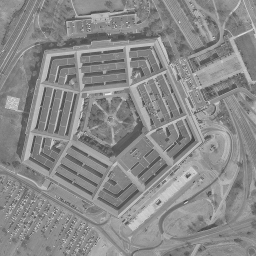
%> input picture Interpolation/pentagon256x256.tif, 256 x 256 px
$ octave e3.m   (GNU Octave 9; MATLAB toolbox functions it lacks are replaced by stand-ins)
%> lines starting %> are read from the running program, lines starting %| are printed output that depends on the picture
%%%%%%%%%%%%%%%%%%%%%%%%%%%%%%%%%%%%%%%%%%%%%%%
%%%        Practice - Interpolation         %%%
%%%             Team members                %%%
%%%     +Herrera Godina Adriana Jocelyn     %%%
%%%        +Miranda Miranda Emiliano        %%%
%%%      +Nicolás Marín Brian Geovanny      %%%
%%%      +Sanchez Torres Sergio Daniel      %%%
%%%%%%%%%%%%%%%%%%%%%%%%%%%%%%%%%%%%%%%%%%%%%%%

%%%%%%%%%%%%%%%%%%%%%%%%%%%%%%%%%%%%%
%Ejercicio 1 - Sobremuestreo espacial
%%%%%%%%%%%%%%%%%%%%%%%%%%%%%%%%%%%%%

pentImg = imread("pentagon256x256.tif");
%> pentImg is the input picture: size 256x256 uint8; min 67, max 234, mean 138.1
figure('name',"IMAGEN ORIGINAL");
imshow(pentImg);
title("Imagen Original");

%1.1 Obtenga el sobremuestreo de la imagen original insertando ceros entre
%los pixeles de la misma con factores $T \uparrow = 2 \times 2$ y $T
%\uparrow = 4 \times 4$
%Sobremuestreo 2x2
B = zeros([size(pentImg,1) * 2 size(pentImg,2) * 2]);
B(1:2:end, 1:2:end) = pentImg;
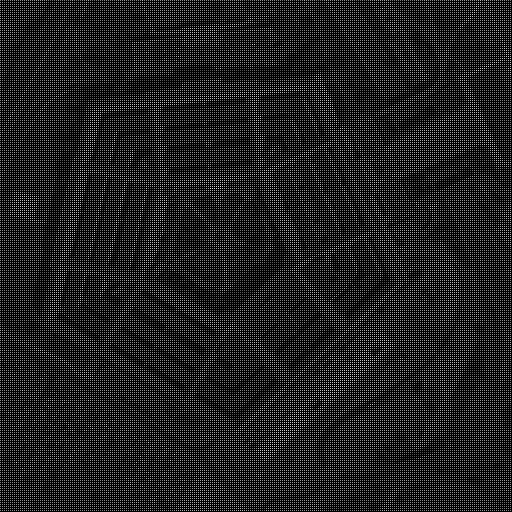
%> B: size 512x512 double; min 0, max 234, mean 34.5

%Sobremuestreo 4x4
C = zeros([size(pentImg,1) * 4 size(pentImg,2) * 4]);
C(1:4:end, 1:4:end) = pentImg;
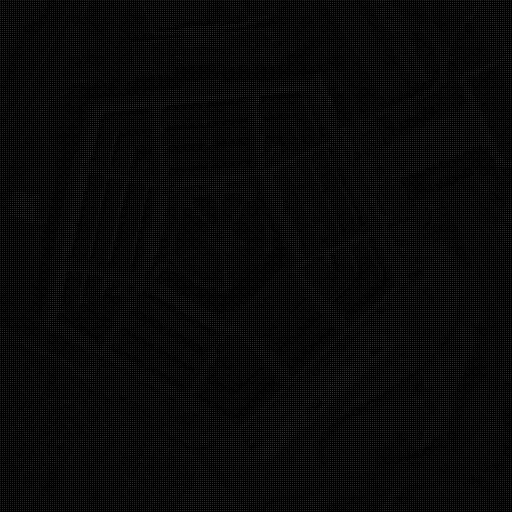
%> C: size 1024x1024 double (shown at 1/2 size); min 0, max 234, mean 8.6

figure('name',"1.1")
subplot(1,2,1);
image(B);
colormap(gray);
title("SOBREMUESTREO DE 2x2");

subplot(1,2,2);
image(C);
colormap(gray);
title("SOBREMUESTREO DE 4x4");

%1.2 Obtenga a la magnitud del espectro de la DFT (abs) de cada una de las
%imágenes sobremuestreadas y de la imagen original. Despliegue los
%resultados en una misma figura para efectos de comparación (en Matlab se
%puede usar el comando subplot). Recuerde usar fftshift para centrar los
%espectros y una función de escalamiento para el despliegue, ejemplo:
%ImFDespliegue=log(1.0 + ImF), donde ImF es la DFT de la imagen con sobremuestreo.
dftor = fftshift(abs(log(fft2(pentImg))));
dft2x2 = fftshift(abs(log(fft2(pentImg))));
dft4x4 = fftshift(abs(log(fft2(B))));
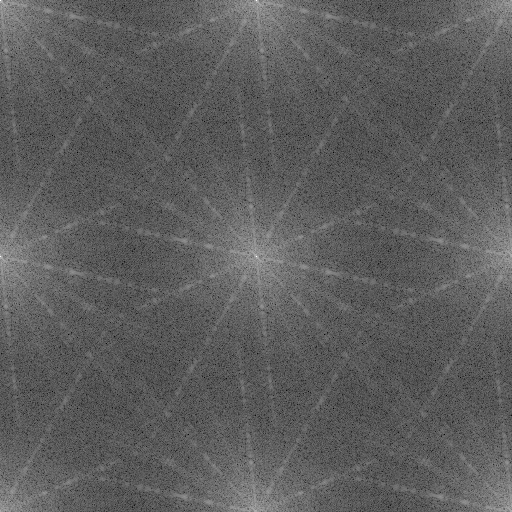
%> dft4x4: size 512x512 double; min 3.29, max 16.02, mean 7.98; drawn with min black and max white

figure('name',"1.2");
subplot(2,2,1);
imshow(dftor, []);
title("DFT DE IMAGEN ORIGINAL");

subplot(2,2,2);
imshow(dft2x2, []);
title("DFT DE IMAGEN CON SOBREMUESTREO 2x2");

subplot(2,2,3);
imshow(dft4x4, []);
title("DFT DE IMAGEN CON SOBREMUESTREO 4x4");

%%%%%%%%%%%%%%%%%%%%%%%%%%%%%%%%%%%%%%%%%%%%%%%%%%%%%%%%%%%%%%%%%%%%%%%%%%
%Ejercicio 2 - Interpolación espacial. Interpole las imágenes con
%sobremuestreo obtenidas en el inciso anterior (con factores $T \uparrow =
%2 \times 2$ y $T \uparrow = 4 \times 4$) usando interpoladores:
%%%%%%%%%%%%%%%%%%%%%%%%%%%%%%%%%%%%%%%%%%%%%%%%%%%%%%%%%%%%%%%%%%%%%%%%%%
Img = imread("pentagon256x256.tif");
grayImg = Img;

up2x2 = uint8(UPSAMPLE(grayImg, 2, 2));
up4x4 = uint8(UPSAMPLE(grayImg, 4, 4));

%Interpolación de orden cero
ordenCero2x2 = [1; 1]*[1, 1];
interOrdenCero2x2 = uint8(conv2(up2x2, ordenCero2x2));
figure("name", "Interpolacion de orden cero 2x2");
imshow(interOrdenCero2x2)

ordenCero4x4 = [1; 1; 1; 1]*[1, 1, 1, 1];
interOrdenCero4x4 = uint8(conv2(up4x4, ordenCero4x4));
figure("name", "Interpolacion de orden cero 4x4");
imshow(interOrdenCero4x4)

%Interpolación lineal
lineal2x2 = [1/2; 1; 1/2]*[1/2 1 1/2];
interLineal2x2 = uint8(conv2(up2x2, lineal2x2));
figure("name", "Interpolacion lineal 2x2");
imshow(interLineal2x2)

lineal4x4 = [1/2; 1; 1; 1; 1/2]*[1/2, 1, 1, 1, 1/2];
interLineal4x4 = uint8(conv2(up4x4, lineal4x4));
figure("name", "Interpolacion lineal 4x4");
imshow(interLineal4x4)

%Interpolación cubica
cubica2x2 = cubic([-2:4/9:2])'*cubic([-2:4/9:2]);
intercubica2x2 = uint8(conv2(up2x2, cubica2x2));
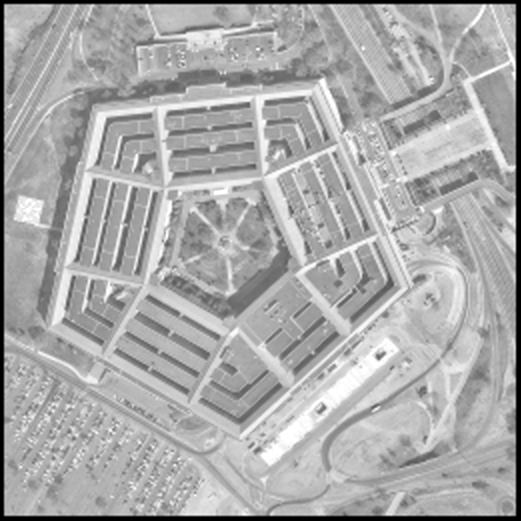
%> intercubica2x2: size 521x521 uint8; min 0, max 255, mean 169.7
figure("name", "Interpolacion cubica 2x2");
imshow(intercubica2x2)

cubica4x4 = cubic([-2:4/17:2])'*cubic([-2:4/17:2]);
intercubica4x4 = uint8(conv2(up4x4, cubica4x4));
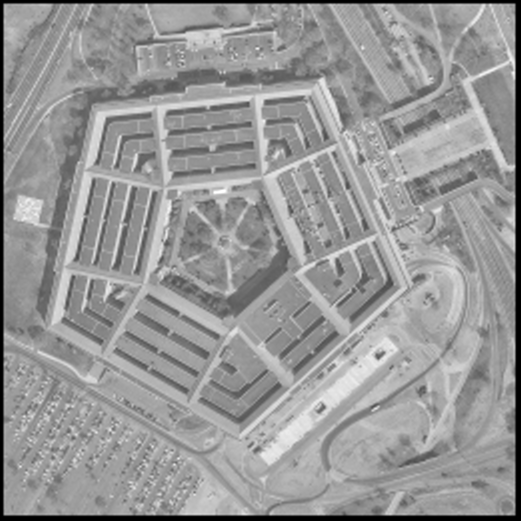
%> intercubica4x4: size 1041x1041 uint8 (shown at 1/2 size); min 0, max 255, mean 151.1
figure("name", "Interpolacion cubica 4x4");
imshow(intercubica4x4)

%DFT
subplot(3, 2, 1)
imshow(fftshift(abs(log(fft2(interOrdenCero2x2)))), []);
title("DFT Interpolación orden cero 2x2")
subplot(3, 2, 2)
imshow(fftshift(abs(log(fft2(interOrdenCero4x4)))), []);
title("DFT Interpolación orden cero 4x4")

subplot(3, 2, 3)
imshow(fftshift(abs(log(fft2(interLineal2x2)))), []);
title("DFT Interpolación Lineal 2x2")
subplot(3, 2, 4)
imshow(fftshift(abs(log(fft2(interLineal4x4)))), []);
title("DFT Interpolación Lineal 4x4")

subplot(3, 2, 5)
imshow(fftshift(abs(log(fft2(intercubica2x2)))), []);
title("DFT Interpolación Cubica 2x2")
subplot(3, 2, 6)
imshow(fftshift(abs(log(fft2(intercubica4x4)))), []);
title("DFT Interpolación Cubica 4x4")


%%%%%%%%%%%%
%Ejercicio 3
%%%%%%%%%%%%
grayImg = pentImg;

%3.1 DFT de imagen original
DFTOriginal = fft2(pentImg);
imshow(log(DFTOriginal), []);
title("3.1 DFT ORIGINAL")

%3.2 DFT con ceros alrededor
DFTwithPading2x2 = padarray(fftshift(DFTOriginal), fix(size(pentImg)/2), 0, 'both');
DFTwithPading4x4 = padarray(fftshift(DFTOriginal), fix(size(pentImg)*(3/2)), 0, 'both');
figure("name", "DFT(abs) con ceros alrededor 2x2")
imshow((log(DFTwithPading2x2)), [])
title("3.2 DFT CON CEROS ALREDEDOR 2x2")
figure("name", "DFT(abs) con ceros alrededor 4x4")
imshow((log(DFTwithPading4x4)), [])
title("3.2 DFT CON CEROS ALREDEDOR 4x4")


%3.3 Comparacion de DFT
subplot(4, 1, 1)
imshow(fftshift(abs(log(fft2(DFTwithPading2x2)))), []);
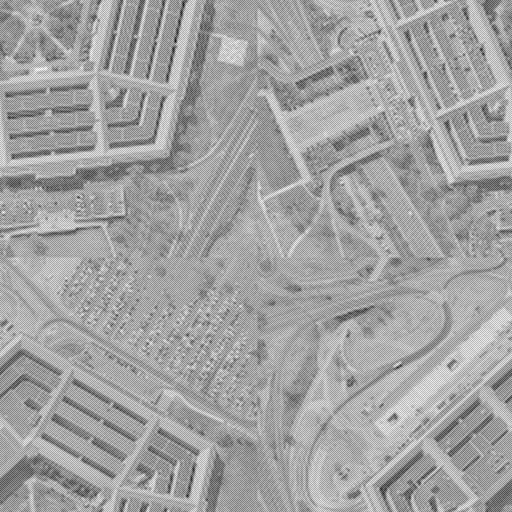
%> displayed picture: size 512x512, on the screen's scale of 0 to 255; min 0, max 255, mean 161.8
title("DFT Interpolación orden cero 2x2")
subplot(4, 1, 2)
imshow(fftshift(abs(log(fft2(interLineal2x2)))), []);
title("DFT Interpolación Lineal 2x2")
subplot(4, 1, 3)
imshow(fftshift(abs(log(fft2(intercubica2x2)))), []);
title("DFT Interpolación cubica 2x2")
subplot(4, 1, 4)
imshow((log(DFTwithPading2x2)), [])
title("DFT Interpolación en frecuencia 2x2")

figure();
subplot(4, 1, 1)
imshow(fftshift(abs(log(fft2(interOrdenCero4x4)))), []);
title("DFT Interpolación orden cero 4x4")
subplot(4, 1, 2)
imshow(fftshift(abs(log(fft2(interLineal4x4)))), []);
title("DFT Interpolación Lineal 4x4")
subplot(4, 1, 3)
imshow(fftshift(abs(log(fft2(intercubica4x4)))), []);
title("DFT Interpolación cubica 4x4")
subplot(4, 1, 4)
imshow((log(DFTwithPading4x4)), [])
title("DFT Interpolación en frecuencia 4x4")

%3.5 DFT Inversa
DFTinverse2x2 = abs(ifft2(DFTwithPading2x2));
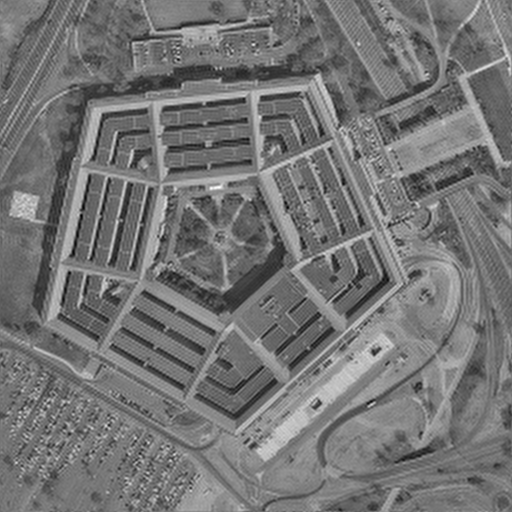
%> DFTinverse2x2: size 512x512 double; min 10.69, max 62.68, mean 34.5; drawn with min black and max white
DFTinverse4x4 = abs(ifft2(DFTwithPading4x4));
figure("name", "DFT Inversa 2x2")
imshow(DFTinverse2x2, [])
title("3.5 DFT INVERSA 1")
figure("name", "DFT Inversa 4x4")
imshow(DFTinverse4x4, [])
title("3.5 DFT INVERSA 2")


function B = UPSAMPLE(A,N,M)
    B = zeros([size(A,1)*M size(A,2)*N]);
    B(1:M:end,1:N:end) = A;
end

function f = cubic(x)

        absx = abs(x);
        absx2 = absx.^2;
        absx3 = absx.^3;

        f = (1.5*absx3 - 2.5*absx2 + 1) .* (absx <= 1) + ...
                        (-0.5*absx3 + 2.5*absx2 - 4*absx + 2) .* ...
                        ((1 < absx) & (absx <= 2));

end
